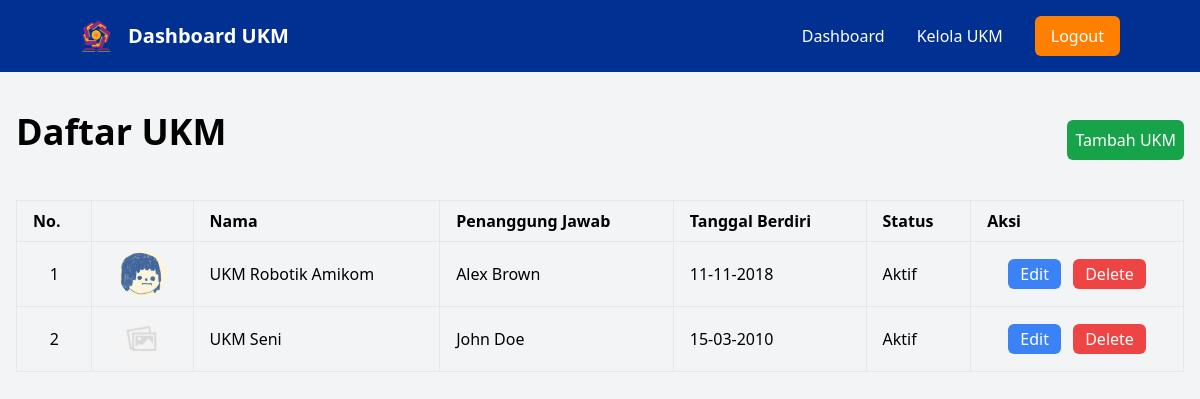
The app's page /ukm.php (signed in) with its own data.
### tables this page shows
CREATE TABLE `ukm` (
  `id` int(11) NOT NULL,
  `nama` varchar(255) NOT NULL,
  `slug` varchar(255) DEFAULT NULL,
  `deskripsi` text DEFAULT NULL,
  `penanggung_jawab` text DEFAULT NULL,
  `tanggal_berdiri` date DEFAULT NULL,
  `status` enum('Aktif','Tidak Aktif') NOT NULL,
  `logo` varchar(255) DEFAULT NULL
);

### ukm.php (the view)
<?php
include_once 'utils/layout.php';
include_once 'utils/db.php';
$stmt = $pdo->query("SELECT * FROM ukm ORDER BY id DESC");
$ukmData = $stmt->fetchAll(PDO::FETCH_ASSOC);
?>
<div class="max-w-7xl mx-auto">
    <div class="w-full flex flex-row justify-between items-center mb-8">
        <h2 class="text-4xl font-semibold mb-4">Daftar UKM</h2>
        <a href="add.php" class="bg-green-600 text-white p-2 rounded-md">Tambah UKM</a>
    </div>
    <table class="min-w-full table-auto border-collapse">
        <thead>
            <tr>
                <th class="px-4 py-2 border text-left">No.</th>
                <th class="px-4 py-2 border text-left"></th>
                <th class="px-4 py-2 border text-left">Nama</th>
                <th class="px-4 py-2 border text-left">Penanggung Jawab</th>
                <th class="px-4 py-2 border text-left">Tanggal Berdiri</th>
                <th class="px-4 py-2 border text-left">Status</th>
                <th class="px-4 py-2 border text-left">Aksi</th>
            </tr>
        </thead>
        <tbody>
            <?php
            $no = 1;
            foreach ($ukmData as $ukm) :
                $logoPath = $ukm['logo'] ? './public/images/' . $ukm['logo'] : './static/images/placeholder.jpeg';
            ?>
            <tr>
                <td class="px-4 py-2 border text-center"><?= $no++ ?></td>
                <td class="px-4 py-2 border text-center">
                    <div class="w-12 h-12 mx-auto">
                        <img src="<?= $logoPath ?>" alt="Logo" class="min-w-12 min-h-12 w-12 h-12 object-cover rounded-full">
                    </div>
                </td>
                <td class="px-4 py-2 border"><?= htmlspecialchars($ukm['nama']) ?></td>
                <td class="px-4 py-2 border"><?= htmlspecialchars($ukm['penanggung_jawab']) ?></td>
                <td class="px-4 py-2 border"><?= date('d-m-Y', strtotime($ukm['tanggal_berdiri'])) ?></td>
                <td class="px-4 py-2 border"><?= htmlspecialchars($ukm['status']) ?></td>
                <td class="px-4 py-2 border text-center">
                    <a href="edit.php?id=<?= $ukm['id'] ?>" class="bg-blue-500 text-white px-3 py-1 rounded-md">Edit</a>
                    <a href="delete.php?id=<?= $ukm['id'] ?>" class="bg-red-500 text-white px-3 py-1 rounded-md ml-2" onclick="return confirm('Anda yakin ingin menghapus data ini?')">Delete</a>
                </td>
            </tr>
            <?php endforeach; ?>
        </tbody>
    </table>
</div>
</main>
</body>
</html>

### utils/layout.php (shortened to what this page needs)
<!DOCTYPE html>
<html lang="id">
<head>
    <script src="https://cdn.tailwindcss.com"></script>
</head>
<body class="bg-gray-100">
    <div class="min-h-screen flex flex-col">
        <header class="bg-[#003092] text-white p-4 fixed top-0 left-0 right-0 z-10">
            <div class="w-full flex flex-row items-center justify-between px-4 sm:px-8 md:px-12 lg:px-16">
                <div class="flex flex-row items-center gap-4">
                    <img  src="./static/images/amikom.png" alt="Logo UKM" class="w-8 h-8 min-w-8 min-h-8"/>
                    <h1 class="text-xl font-semibold">Dashboard UKM</h1>
                </div>
                <div class="flex flex-row items-center gap-8 font-medium">
                    <a href="dashboard.php" class="text-white">Dashboard</a>
                    <a href="ukm.php" class="text-white">Kelola UKM</a>
                    <a href="logout.php" class="bg-[#FF8000] text-white py-2 px-4 rounded-md">Logout</a>
                </div>
            </div>
        </header>
        <main class="flex-1 p-4 pt-28">

### records on screen
ukm: logo (picture), nama "UKM Robotik Amikom", penanggung_jawab "Alex Brown", tanggal_berdiri "11-11-2018", status "Aktif"
ukm: shows a picture, nama "UKM Seni", penanggung_jawab "John Doe", tanggal_berdiri "15-03-2010", status "Aktif"
